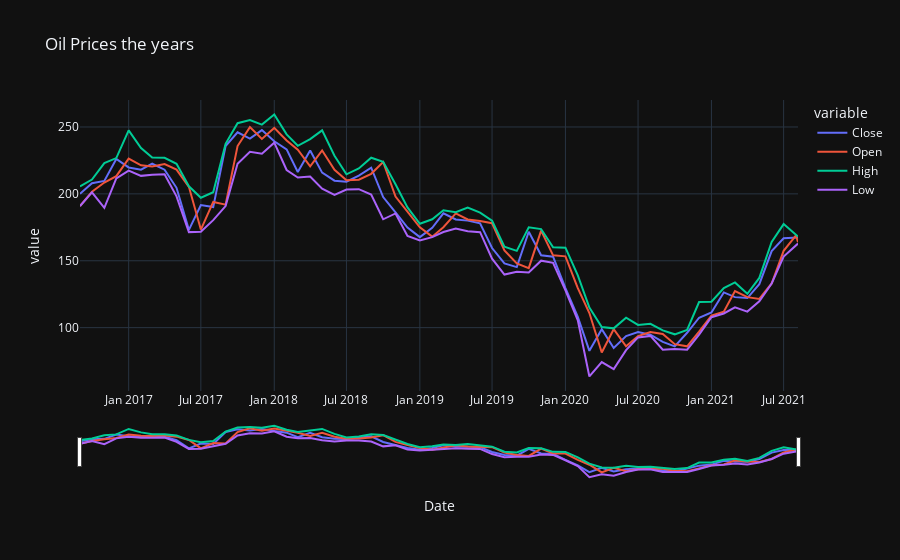

The notebook cell this image was saved under:
### Code cell
fig = px.line(data1,x='Date', y=['Close','Open','High','Low'], title="Oil Prices the years")
fig.update_xaxes(rangeslider_visible=True)
fig.show()
